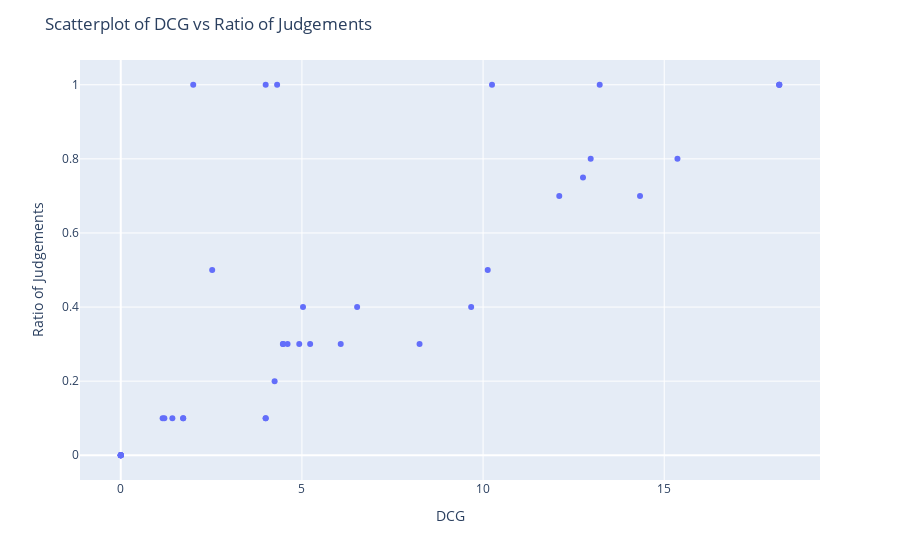

Notebook cell for this chart:
### Code cell
pio.renderers.default = 'plotly_mimetype'
fig = px.scatter(df_pivot, 
                 x='dcg', y='ratio_of_ratings', 
                 hover_data={'query': True},  # Show query on hover
                 labels={'dcg': 'DCG', 'ratio_of_ratings': 'Ratio of Judgements'})

# Customize the layout
fig.update_layout(title="Scatterplot of DCG vs Ratio of Judgements",
                  xaxis_title="DCG",
                  yaxis_title="Ratio of Judgements",
                  hovermode="closest")

# Show the plot
fig.show()

### Figure 1 — Plotly figure (JSON) as saved in the notebook; plotly's stock layout.template omitted (floating-point values rounded to 4 significant figures)
{"data": [{"customdata": [["1 1/4 pop up bathroom sink drain without overflow"], ["barn pictures for walls"], ["black bear onesie"], ["bloch ballet shoes women"], ["canon toner"], ["colemen tents"], ["colorful decorations for party"], ["cutting board stove cover"], ["death in the tall grass"], ["flower lip stick"], ["fork spoon knife combo"], ["hidizs"], ["karaoke machine for adults"], ["kingston 120gb"], ["lenox lamps"], ["mary jane shoes women"], ["mens white graphic t-shirts"], ["mens wide width basketball shoes"], ["motor mount"], ["motorrad rallye glove"], ["neon hoops"], ["new oxo good grips 12 piece pop container set"], ["ninja turtle hoodie sweatshirt size 5"], ["party hats"], ["pearl hair band"], ["pens paper mate"], ["pet rainproof clothes"], ["plastic bottle cutter"], ["plastic, satire"], ["please do not annoy the writer mug"], ["reflex gun sight"], ["sambucus elderberry syrup"], ["smart watch for men women,fitness tracker with 1.54"], ["some will not sleep"], ["sticky notes holder for desk"], ["tactical gloves"], ["thigh knife holster women"], ["vegan instant pot cookbook"], ["waverly shower curtain"], ["women thermal coats"], ["work clothes for women"]], "hovertemplate": "DCG=%{x}<br>Ratio of Judgements=%{y}<br>query=%{customdata[0]}<extra></extra>", "legendgroup": "", "marker": {"color": "#636efa", "symbol": "circle"}, "mode": "markers", "name": "", "orientation": "v", "showlegend": false, "type": "scatter", "x": [1.156, 4.246, 6.524, 2.524, 18.17, 0, 1.723, 9.671, 0, 4, 4.481, 12.1, 4.927, 12.76, 18.17, 5.227, 6.071, 0, 0, 10.25, 12.97, 0, 2, 4.603, 4.474, 4, 4, 15.36, 4.315, 18.17, 10.13, 1.204, 5.03, 1.723, 1.425, 8.246, 0, 14.33, 13.22, 0, 0], "xaxis": "x", "y": [0.1, 0.2, 0.4, 0.5, 1, 0, 0.1, 0.4, 0, 0.1, 0.3, 0.7, 0.3, 0.75, 1, 0.3, 0.3, 0, 0, 1, 0.8, 0, 1, 0.3, 0.3, 0.1, 1, 0.8, 1, 1, 0.5, 0.1, 0.4, 0.1, 0.1, 0.3, 0, 0.7, 1, 0, 0], "yaxis": "y"}], "layout": {"autosize": true, "hovermode": "closest", "legend": {"tracegroupgap": 0}, "margin": {"t": 60}, "title": {"text": "Scatterplot of DCG vs Ratio of Judgements"}, "xaxis": {"anchor": "y", "autorange": true, "domain": [0, 1], "range": [-1.1, 19.27], "title": {"text": "DCG"}, "type": "linear"}, "yaxis": {"anchor": "x", "autorange": true, "domain": [0, 1], "range": [-0.07743, 1.077], "title": {"text": "Ratio of Judgements"}, "type": "linear"}}}
